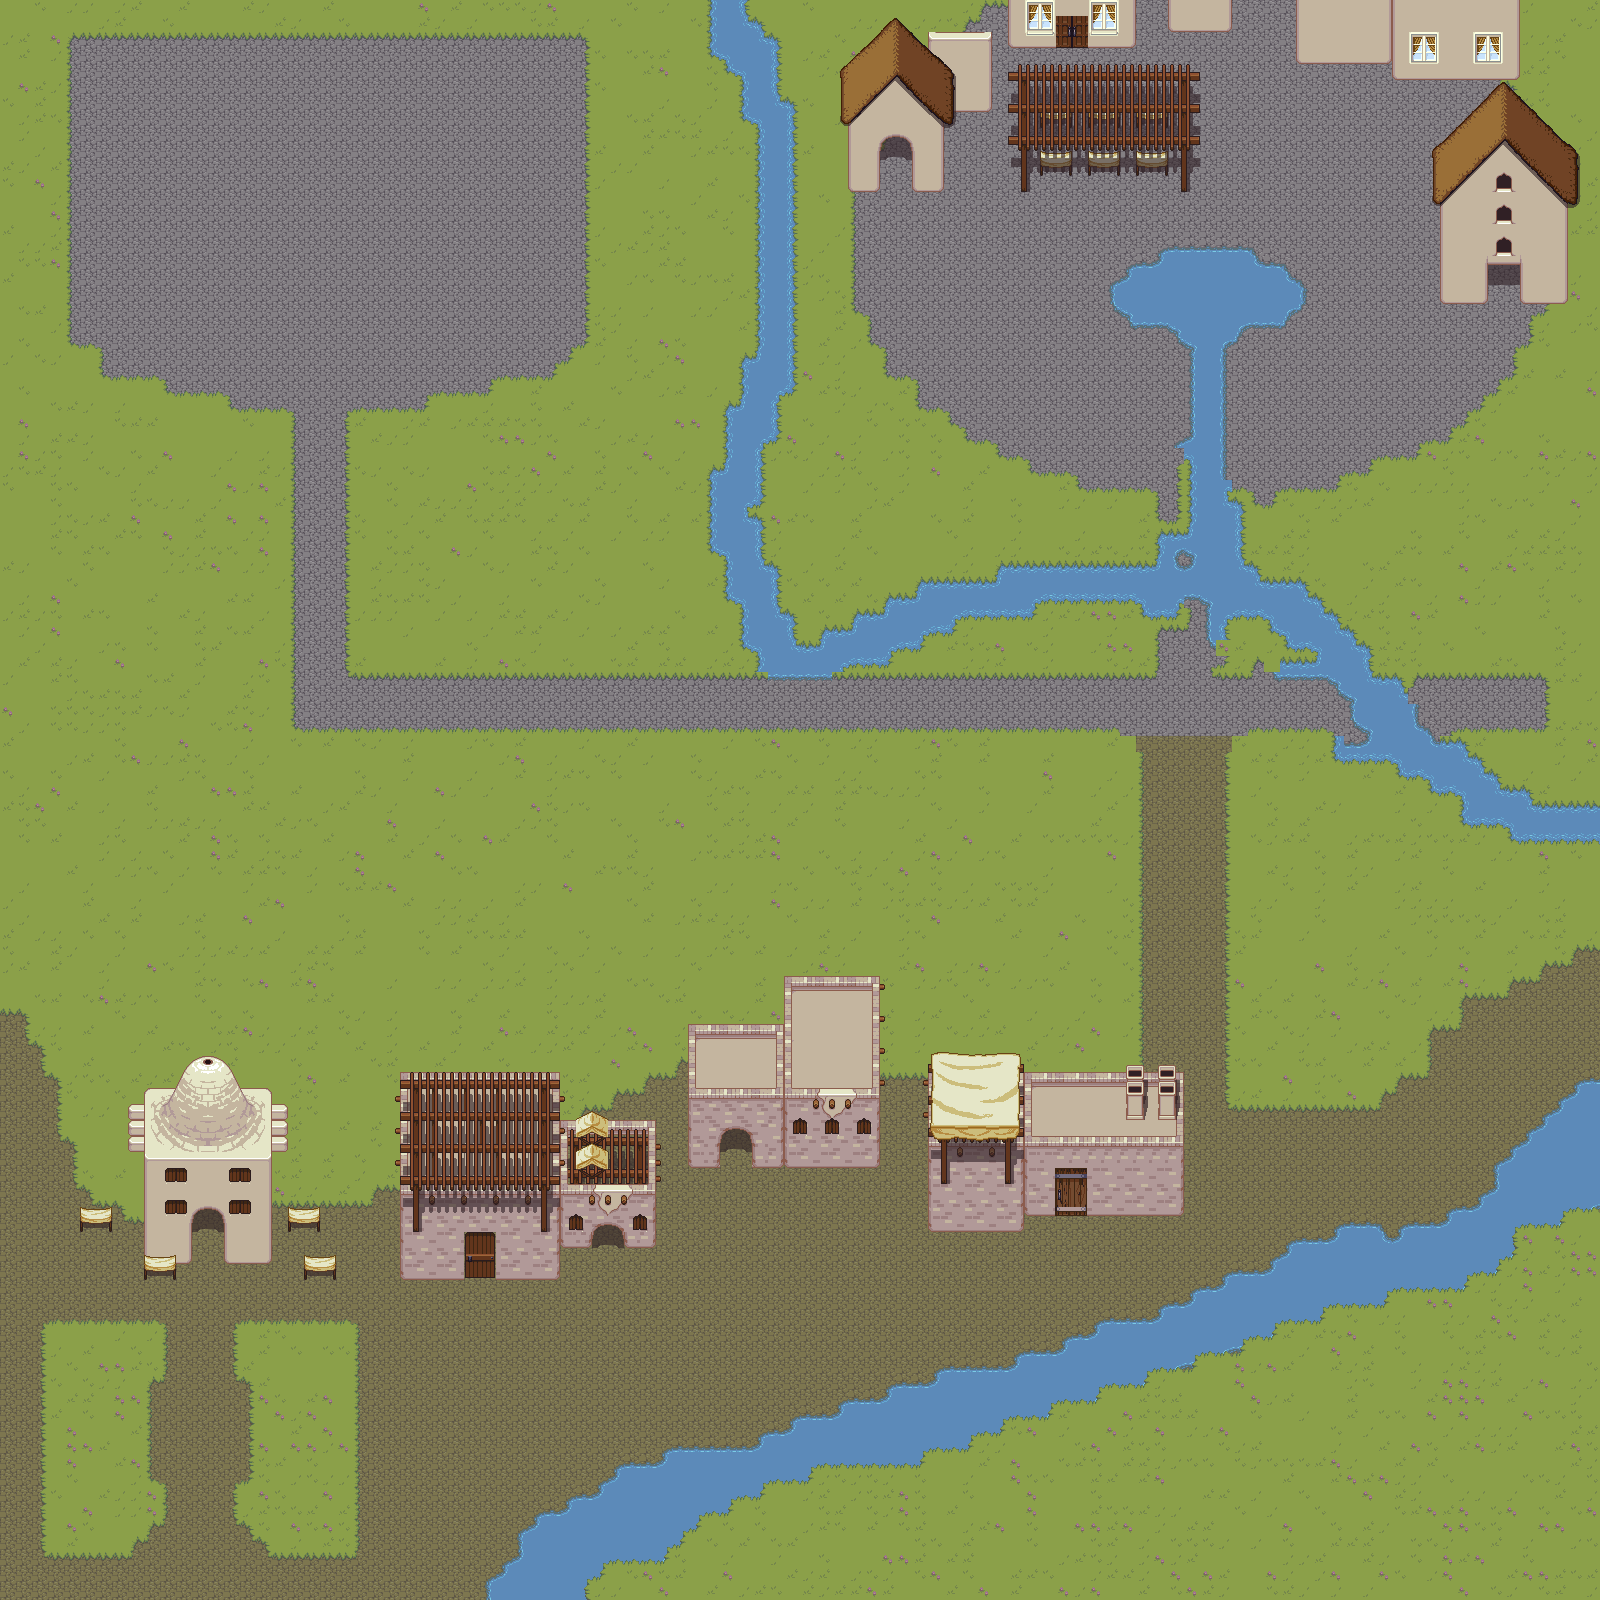

This is a level from a 2D game, rendered from its Tiled map with the project's own tilesets. A one-line summary and the map file follow, with tile-layer data summarised:
An orthogonal 100x100 tile map with 16x16 px tiles, 7 tile layers (Arrière-plan, Eau, Ombres, Obstacles, ...), 5 tilesets.

<map version="1.0" orientation="orthogonal" renderorder="right-down" width="100" height="100" tilewidth="16" tileheight="16" nextobjectid="3">
 <tileset firstgid="1" name="tileset4" tilewidth="16" tileheight="16" tilecount="96" columns="16">
  <image source="../images/sprites/Land/tileset.png" width="256" height="96" />
  <terraintypes>
   <terrain name="Grass" tile="-1" />
   <terrain name="Dirt" tile="-1" />
   <terrain name="Water" tile="-1" />
   <terrain name="Stone" tile="-1" />
  </terraintypes>
  <tile id="0" terrain="2,2,2,0" />
  <tile id="1" terrain="2,2,0,0" />
  <tile id="2" terrain="2,2,0,2" />
  <tile id="3" terrain="0,0,0,2" />
  <tile id="4" terrain="0,0,2,0" />
  <tile id="5" terrain="1,1,1,0" />
  <tile id="6" terrain="1,1,0,0" />
  <tile id="7" terrain="1,1,0,1" />
  <tile id="8" terrain="0,0,0,1" />
  <tile id="9" terrain="0,0,1,0" />
  <tile id="10" terrain="0,0,0,0" />
  <tile id="11" terrain="0,0,0,0" />
  <tile id="12" terrain="3,3,3,2" />
  <tile id="13" terrain="3,3,2,3" />
  <tile id="16" terrain="2,0,2,0" />
  <tile id="17" terrain="0,0,0,0" />
  <tile id="18" terrain="0,2,0,2" />
  <tile id="19" terrain="0,2,0,0" />
  <tile id="20" terrain="2,0,0,0" />
  <tile id="21" terrain="1,0,1,0" />
  <tile id="22" terrain="0,0,0,0" />
  <tile id="23" terrain="0,1,0,1" />
  <tile id="24" terrain="0,1,0,0" />
  <tile id="25" terrain="1,0,0,0" />
  <tile id="26" terrain="0,0,0,0" />
  <tile id="27" terrain="0,0,0,0" />
  <tile id="28" terrain="3,2,3,3" />
  <tile id="29" terrain="2,3,3,3" />
  <tile id="32" terrain="2,0,2,2" />
  <tile id="33" terrain="0,0,2,2" />
  <tile id="34" terrain="0,2,2,2" />
  <tile id="35" terrain="2,2,2,2" />
  <tile id="36" terrain="1,1,1,1" />
  <tile id="37" terrain="1,0,1,1" />
  <tile id="38" terrain="0,0,1,1" />
  <tile id="39" terrain="0,1,1,1" />
  <tile id="40" terrain="0,0,0,3" />
  <tile id="41" terrain="0,0,3,0" />
  <tile id="42" terrain="2,2,2,1" />
  <tile id="43" terrain="2,2,1,1" />
  <tile id="44" terrain="2,2,1,2" />
  <tile id="45" terrain="2,2,2,3" />
  <tile id="46" terrain="2,2,3,3" />
  <tile id="47" terrain="2,2,3,2" />
  <tile id="48" terrain=",,,0" />
  <tile id="49" terrain=",,0,0" />
  <tile id="50" terrain=",,0," />
  <tile id="52" terrain="3,3,3,3" />
  <tile id="53" terrain="3,3,3,0" />
  <tile id="54" terrain="3,3,0,0" />
  <tile id="55" terrain="3,3,0,3" />
  <tile id="56" terrain="0,3,0,0" />
  <tile id="57" terrain="3,0,0,0" />
  <tile id="58" terrain="2,1,2,1" />
  <tile id="59" terrain="1,1,1,1" />
  <tile id="60" terrain="1,2,1,2" />
  <tile id="61" terrain="2,3,2,3" />
  <tile id="62" terrain="3,3,3,3" />
  <tile id="63" terrain="3,2,3,2" />
  <tile id="64" terrain=",0,,0" />
  <tile id="65" terrain="0,0,0,0" />
  <tile id="66" terrain="0,,0," />
  <tile id="67" terrain="0,0,0," />
  <tile id="68" terrain="0,0,,0" />
  <tile id="69" terrain="3,0,3,0" />
  <tile id="70" terrain="0,0,0,0" />
  <tile id="71" terrain="0,3,0,3" />
  <tile id="72" terrain="1,1,1,2" />
  <tile id="73" terrain="1,1,2,1" />
  <tile id="74" terrain="2,1,2,2" />
  <tile id="75" terrain="1,1,2,2" />
  <tile id="76" terrain="1,2,2,2" />
  <tile id="77" terrain="2,3,2,2" />
  <tile id="78" terrain="3,3,2,2" />
  <tile id="79" terrain="3,2,2,2" />
  <tile id="80" terrain=",0,," />
  <tile id="81" terrain="0,0,," />
  <tile id="82" terrain="0,,," />
  <tile id="83" terrain="0,,0,0" />
  <tile id="84" terrain=",0,0,0" />
  <tile id="85" terrain="3,0,3,3" />
  <tile id="86" terrain="0,0,3,3" />
  <tile id="87" terrain="0,3,3,3" />
  <tile id="88" terrain="1,2,1,1" />
  <tile id="89" terrain="2,1,1,1" />
 </tileset>
 <tileset firstgid="97" name="adobe-2" tilewidth="16" tileheight="16" tilecount="1024" columns="32">
  <image source="../images/sprites/Buildings/adobe-2.png" width="512" height="512" />
 </tileset>
 <tileset firstgid="1121" name="doors" tilewidth="16" tileheight="16" tilecount="1024" columns="32">
  <image source="../images/sprites/Buildings/doors.png" width="512" height="512" />
 </tileset>
 <tileset firstgid="2145" name="thatched-roof" tilewidth="16" tileheight="16" tilecount="1024" columns="32">
  <image source="../images/sprites/Buildings/thatched-roof.png" width="512" height="512" />
 </tileset>
 <tileset firstgid="3169" name="windows" tilewidth="16" tileheight="16" tilecount="1024" columns="32">
  <image source="../images/sprites/Buildings/windows.png" width="512" height="512" />
 </tileset>
 <layer name="Arrière-plan" width="100" height="100">
  <data>[10000 cells, 10000 non-empty, 70 distinct tile ids]</data>
 </layer>
 <layer name="Eau" width="100" height="100">
  <data>[10000 cells, 0 non-empty, 0 distinct tile ids]</data>
 </layer>
 <layer name="Ombres" width="100" height="100">
  <data>[10000 cells, 881 non-empty, 18 distinct tile ids]</data>
 </layer>
 <layer name="Obstacles" width="100" height="100">
  <data>[10000 cells, 788 non-empty, 197 distinct tile ids]</data>
 </layer>
 <layer name="Au-dessus" width="100" height="100">
  <data>[10000 cells, 493 non-empty, 226 distinct tile ids]</data>
 </layer>
 <layer name="Au-dessus du dessus" width="100" height="100">
  <data>[10000 cells, 80 non-empty, 38 distinct tile ids]</data>
 </layer>
 <layer name="Lampes" width="100" height="100">
  <data>[10000 cells, 0 non-empty, 0 distinct tile ids]</data>
 </layer>
</map>
